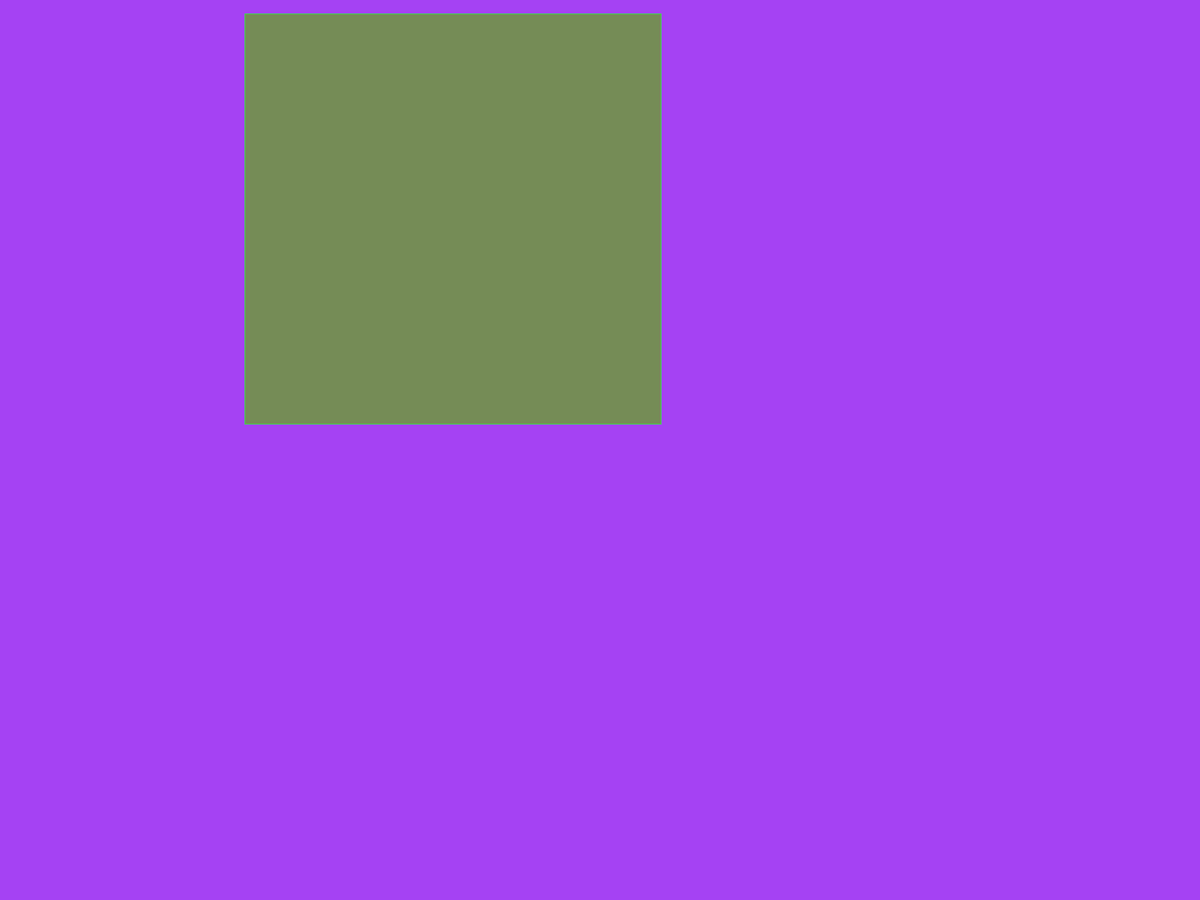
Frame 1 (no input)
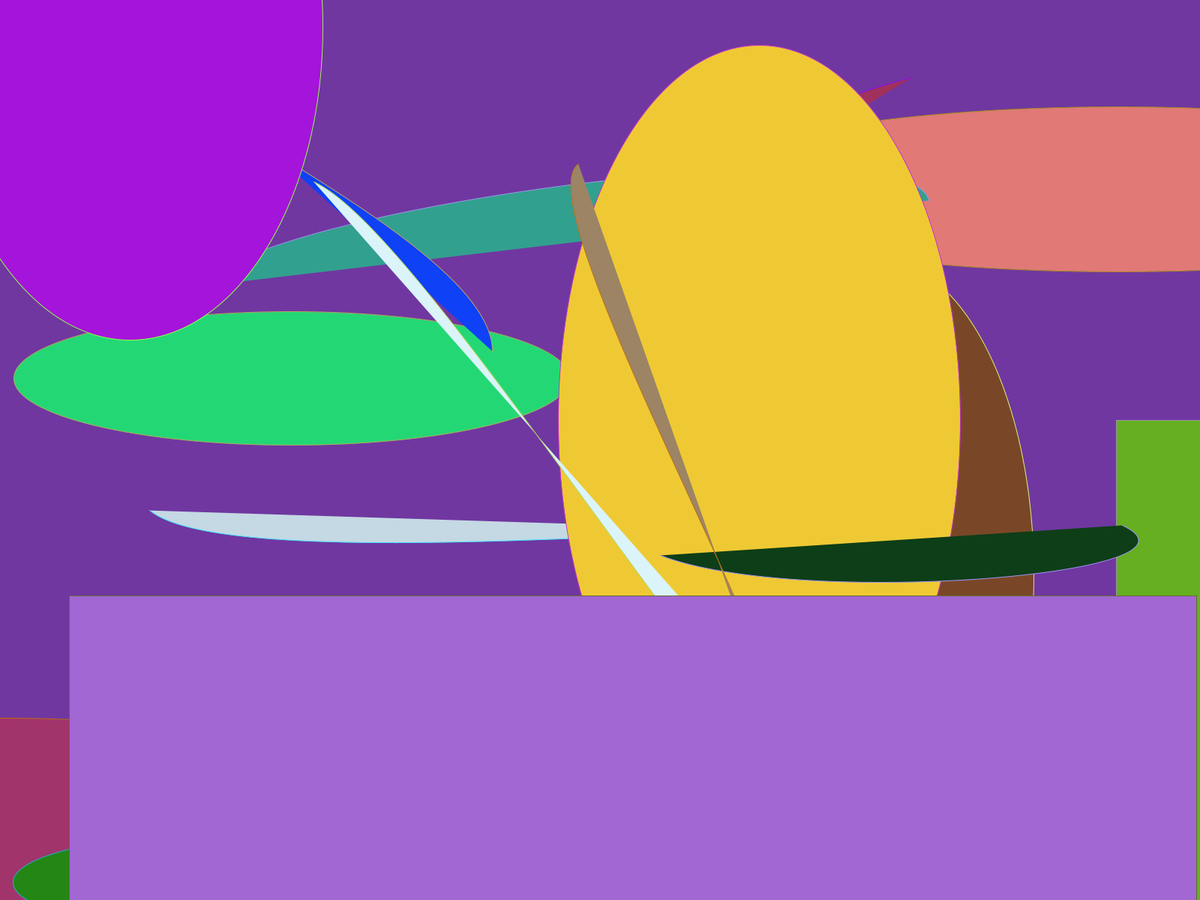
Frame 60 (the mouse pressed at the canvas centre just before this capture)
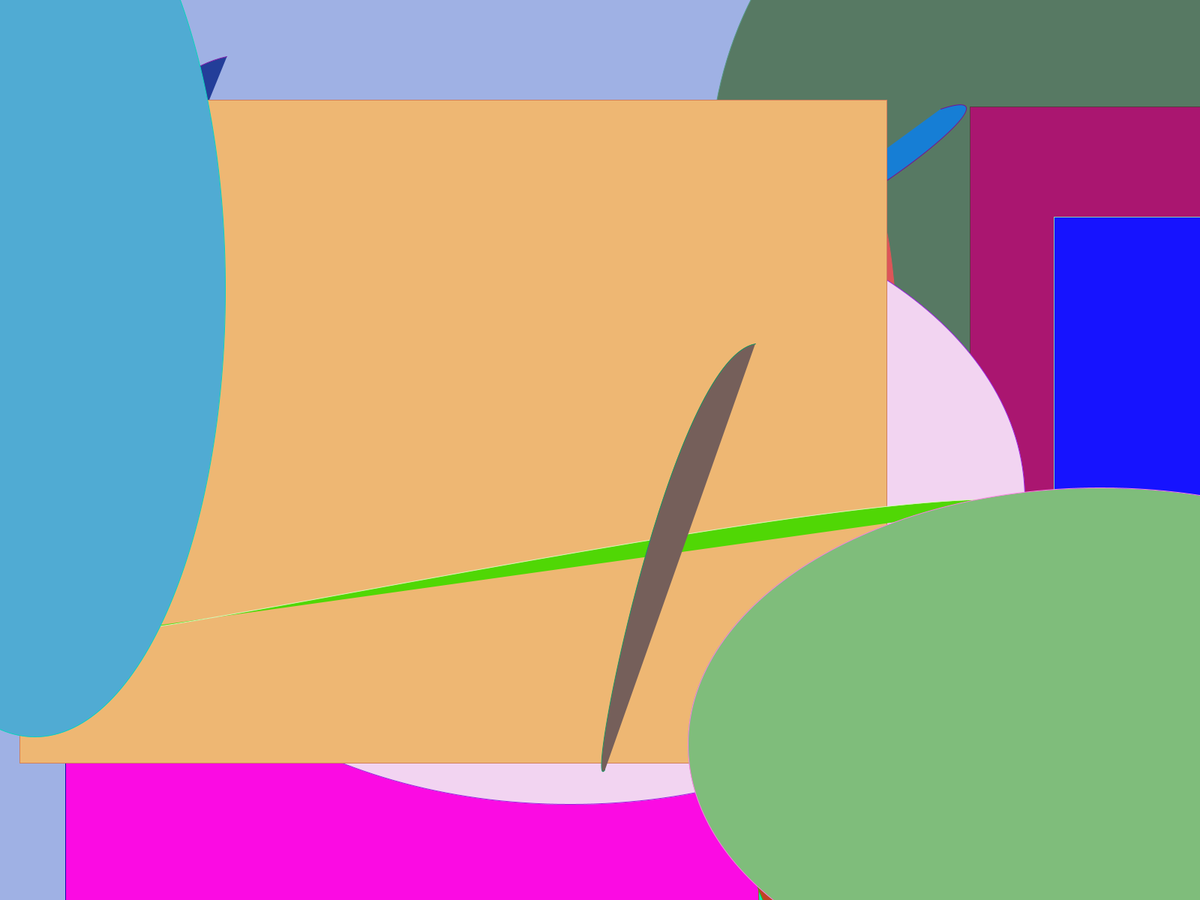
Frame 120 (the mouse held since frame 60 and released just before this capture)

The Processing sketch that drew these frames (run headless with seeded random() and noise(); from frame 60 on, the mouse is pressed at the canvas centre):

// Processing sketch: secondart
// ── secondart.pde
int second;

void setup() {
  fullScreen();
  noCursor();
}

void draw() {
  if (second != second()) {
    background(random(256), random(256), random(256));
    second = second();
  }
  stroke(random(256), random(256), random(256));
  fill(random(256), random(256), random(256));
  switch ((int) random(3)) {
    case 0: rect(random(displayWidth), random(displayHeight), random(displayWidth), random(displayHeight)); break;
    case 1: ellipse(random(displayWidth), random(displayHeight), random(displayWidth), random(displayHeight)); break;
    case 2: curve(random(displayWidth), random(displayHeight), random(displayWidth), random(displayHeight), random(displayWidth), random(displayHeight), random(displayWidth), random(displayHeight)); break;
    default: break;
  }
}
